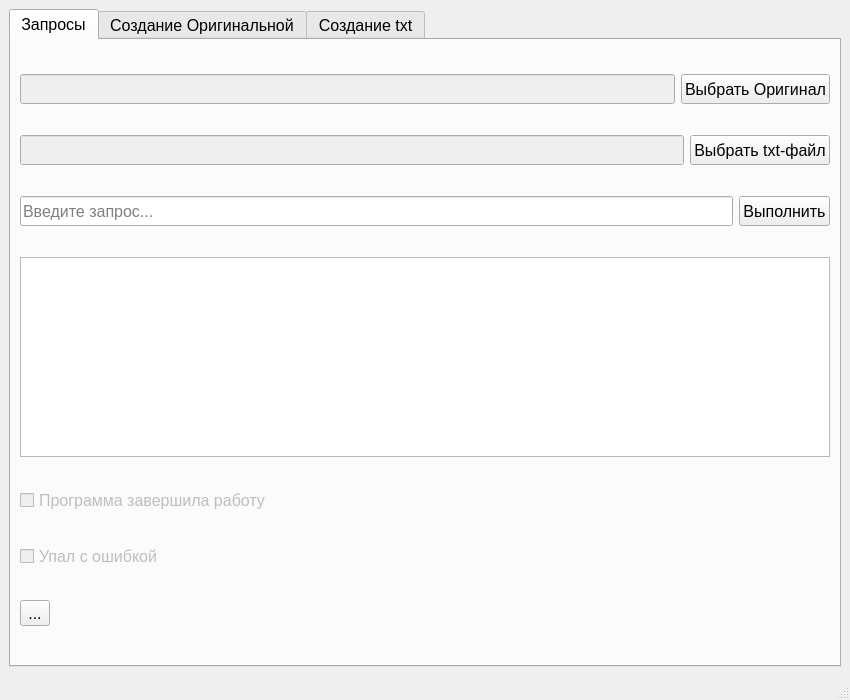
<?xml version="1.0" encoding="UTF-8"?>
<ui version="4.0">
 <class>MainWindow</class>
 <widget class="QMainWindow" name="MainWindow">
  <property name="geometry">
   <rect>
    <x>0</x>
    <y>0</y>
    <width>850</width>
    <height>700</height>
   </rect>
  </property>
  <property name="font">
   <font>
    <pointsize>12</pointsize>
   </font>
  </property>
  <property name="windowTitle">
   <string>Самое Лучшее Приложение</string>
  </property>
  <widget class="QWidget" name="centralwidget">
   <layout class="QHBoxLayout" name="horizontalLayout">
    <item>
     <widget class="QTabWidget" name="TabWidget">
      <property name="currentIndex">
       <number>0</number>
      </property>
      <widget class="QWidget" name="Requests">
       <attribute name="title">
        <string>Запросы</string>
       </attribute>
       <layout class="QVBoxLayout" name="verticalLayout_3">
        <item>
         <layout class="QHBoxLayout" name="horizontalLayout_8">
          <item>
           <widget class="QLineEdit" name="FilenameTxtRequest">
            <property name="enabled">
             <bool>false</bool>
            </property>
            <property name="minimumSize">
             <size>
              <width>120</width>
              <height>30</height>
             </size>
            </property>
           </widget>
          </item>
          <item>
           <widget class="QPushButton" name="BrowserTxtRequest">
            <property name="minimumSize">
             <size>
              <width>120</width>
              <height>30</height>
             </size>
            </property>
            <property name="maximumSize">
             <size>
              <width>16777215</width>
              <height>16777215</height>
             </size>
            </property>
            <property name="font">
             <font>
              <pointsize>12</pointsize>
             </font>
            </property>
            <property name="text">
             <string>Выбрать Оригинал</string>
            </property>
           </widget>
          </item>
         </layout>
        </item>
        <item>
         <layout class="QHBoxLayout" name="horizontalLayout_9">
          <item>
           <widget class="QLineEdit" name="FilenameTxtRequest1">
            <property name="enabled">
             <bool>false</bool>
            </property>
            <property name="minimumSize">
             <size>
              <width>120</width>
              <height>30</height>
             </size>
            </property>
           </widget>
          </item>
          <item>
           <widget class="QPushButton" name="BrowserTxtRequest1">
            <property name="minimumSize">
             <size>
              <width>120</width>
              <height>30</height>
             </size>
            </property>
            <property name="maximumSize">
             <size>
              <width>16777215</width>
              <height>16777215</height>
             </size>
            </property>
            <property name="text">
             <string>Выбрать txt-файл</string>
            </property>
           </widget>
          </item>
         </layout>
        </item>
        <item>
         <layout class="QHBoxLayout" name="horizontalLayout_5">
          <item>
           <widget class="QLineEdit" name="LineEditRequest">
            <property name="minimumSize">
             <size>
              <width>0</width>
              <height>30</height>
             </size>
            </property>
            <property name="text">
             <string/>
            </property>
            <property name="placeholderText">
             <string>Введите запрос...</string>
            </property>
           </widget>
          </item>
          <item>
           <widget class="QPushButton" name="ResultRequest">
            <property name="minimumSize">
             <size>
              <width>80</width>
              <height>30</height>
             </size>
            </property>
            <property name="maximumSize">
             <size>
              <width>120</width>
              <height>16777215</height>
             </size>
            </property>
            <property name="text">
             <string>Выполнить</string>
            </property>
           </widget>
          </item>
         </layout>
        </item>
        <item>
         <widget class="QTextBrowser" name="TextResult">
          <property name="maximumSize">
           <size>
            <width>16777215</width>
            <height>200</height>
           </size>
          </property>
          <property name="font">
           <font>
            <pointsize>16</pointsize>
           </font>
          </property>
          <property name="html">
           <string>&lt;!DOCTYPE HTML PUBLIC &quot;-//W3C//DTD HTML 4.0//EN&quot; &quot;http://www.w3.org/TR/REC-html40/strict.dtd&quot;&gt;
&lt;html&gt;&lt;head&gt;&lt;meta name=&quot;qrichtext&quot; content=&quot;1&quot; /&gt;&lt;style type=&quot;text/css&quot;&gt;
p, li { white-space: pre-wrap; }
&lt;/style&gt;&lt;/head&gt;&lt;body style=&quot; font-family:'MS Shell Dlg 2'; font-size:16pt; font-weight:400; font-style:normal;&quot;&gt;
&lt;p style=&quot;-qt-paragraph-type:empty; margin-top:0px; margin-bottom:0px; margin-left:0px; margin-right:0px; -qt-block-indent:0; text-indent:0px; font-size:12.25pt;&quot;&gt;&lt;br /&gt;&lt;/p&gt;&lt;/body&gt;&lt;/html&gt;</string>
          </property>
         </widget>
        </item>
        <item>
         <widget class="QCheckBox" name="CheckResultRequest">
          <property name="enabled">
           <bool>false</bool>
          </property>
          <property name="maximumSize">
           <size>
            <width>16777215</width>
            <height>16777215</height>
           </size>
          </property>
          <property name="text">
           <string>Программа завершила работу</string>
          </property>
         </widget>
        </item>
        <item>
         <widget class="QCheckBox" name="CheckFailRequest">
          <property name="enabled">
           <bool>false</bool>
          </property>
          <property name="text">
           <string>Упал с ошибкой</string>
          </property>
         </widget>
        </item>
        <item>
         <widget class="QToolButton" name="Button">
          <property name="text">
           <string>...</string>
          </property>
         </widget>
        </item>
       </layout>
      </widget>
      <widget class="QWidget" name="Origins">
       <attribute name="title">
        <string>Создание Оригинальной</string>
       </attribute>
       <layout class="QVBoxLayout" name="verticalLayout">
        <item>
         <layout class="QHBoxLayout" name="horizontalLayout_4">
          <item>
           <widget class="QLineEdit" name="FilenameJsonOrigin">
            <property name="enabled">
             <bool>false</bool>
            </property>
            <property name="minimumSize">
             <size>
              <width>120</width>
              <height>30</height>
             </size>
            </property>
            <property name="maximumSize">
             <size>
              <width>16777215</width>
              <height>16777215</height>
             </size>
            </property>
            <property name="mouseTracking">
             <bool>false</bool>
            </property>
            <property name="frame">
             <bool>true</bool>
            </property>
           </widget>
          </item>
          <item>
           <widget class="QPushButton" name="BrowserJsonOrigin">
            <property name="minimumSize">
             <size>
              <width>120</width>
              <height>30</height>
             </size>
            </property>
            <property name="maximumSize">
             <size>
              <width>16777215</width>
              <height>16777215</height>
             </size>
            </property>
            <property name="text">
             <string>Выбрать json-файл</string>
            </property>
           </widget>
          </item>
         </layout>
        </item>
        <item>
         <layout class="QHBoxLayout" name="horizontalLayout_2">
          <item>
           <widget class="QLineEdit" name="FilenameTxtOrigin">
            <property name="enabled">
             <bool>false</bool>
            </property>
            <property name="minimumSize">
             <size>
              <width>120</width>
              <height>30</height>
             </size>
            </property>
           </widget>
          </item>
          <item>
           <widget class="QPushButton" name="BrowserTxtOrigin">
            <property name="minimumSize">
             <size>
              <width>120</width>
              <height>30</height>
             </size>
            </property>
            <property name="maximumSize">
             <size>
              <width>16777215</width>
              <height>16777215</height>
             </size>
            </property>
            <property name="text">
             <string>Выбрать txt-файл</string>
            </property>
           </widget>
          </item>
         </layout>
        </item>
        <item>
         <layout class="QHBoxLayout" name="horizontalLayout_3">
          <item>
           <widget class="QLineEdit" name="NewNameOrigin">
            <property name="minimumSize">
             <size>
              <width>0</width>
              <height>30</height>
             </size>
            </property>
            <property name="text">
             <string/>
            </property>
            <property name="placeholderText">
             <string>Введите название для новго файла...</string>
            </property>
           </widget>
          </item>
          <item>
           <widget class="QPushButton" name="ResultOrigin">
            <property name="minimumSize">
             <size>
              <width>0</width>
              <height>30</height>
             </size>
            </property>
            <property name="maximumSize">
             <size>
              <width>16777215</width>
              <height>16777215</height>
             </size>
            </property>
            <property name="text">
             <string>Выполнить</string>
            </property>
            <property name="checkable">
             <bool>false</bool>
            </property>
           </widget>
          </item>
         </layout>
        </item>
        <item>
         <widget class="QCheckBox" name="CheckResultOrigin">
          <property name="enabled">
           <bool>false</bool>
          </property>
          <property name="maximumSize">
           <size>
            <width>16777215</width>
            <height>16777215</height>
           </size>
          </property>
          <property name="text">
           <string>Программа завершила работу</string>
          </property>
         </widget>
        </item>
        <item>
         <widget class="QCheckBox" name="CheckFailOrigin">
          <property name="enabled">
           <bool>false</bool>
          </property>
          <property name="text">
           <string>Упал с ошибкой</string>
          </property>
         </widget>
        </item>
       </layout>
      </widget>
      <widget class="QWidget" name="Exons">
       <attribute name="title">
        <string>Создание txt</string>
       </attribute>
       <layout class="QVBoxLayout" name="verticalLayout_2">
        <item>
         <layout class="QHBoxLayout" name="horizontalLayout_6">
          <item>
           <widget class="QLineEdit" name="FilenameTxtExon">
            <property name="enabled">
             <bool>false</bool>
            </property>
            <property name="minimumSize">
             <size>
              <width>120</width>
              <height>30</height>
             </size>
            </property>
           </widget>
          </item>
          <item>
           <widget class="QPushButton" name="BrowserTxtExon">
            <property name="minimumSize">
             <size>
              <width>120</width>
              <height>30</height>
             </size>
            </property>
            <property name="maximumSize">
             <size>
              <width>16777215</width>
              <height>16777215</height>
             </size>
            </property>
            <property name="text">
             <string>Выбрать txt-файл</string>
            </property>
           </widget>
          </item>
         </layout>
        </item>
        <item>
         <layout class="QHBoxLayout" name="horizontalLayout_7">
          <item>
           <layout class="QVBoxLayout" name="verticalLayout_4">
            <item>
             <widget class="QLineEdit" name="NewNameExon">
              <property name="minimumSize">
               <size>
                <width>0</width>
                <height>30</height>
               </size>
              </property>
              <property name="text">
               <string/>
              </property>
              <property name="placeholderText">
               <string>Введите название для новго файла...</string>
              </property>
             </widget>
            </item>
            <item>
             <widget class="QLineEdit" name="CountExon">
              <property name="minimumSize">
               <size>
                <width>0</width>
                <height>30</height>
               </size>
              </property>
              <property name="text">
               <string/>
              </property>
              <property name="placeholderText">
               <string>Введите количество лишних символов в начале...</string>
              </property>
             </widget>
            </item>
           </layout>
          </item>
          <item>
           <widget class="QPushButton" name="ResultExon">
            <property name="minimumSize">
             <size>
              <width>80</width>
              <height>30</height>
             </size>
            </property>
            <property name="maximumSize">
             <size>
              <width>16777215</width>
              <height>16777215</height>
             </size>
            </property>
            <property name="text">
             <string>Выполнить</string>
            </property>
            <property name="checkable">
             <bool>false</bool>
            </property>
           </widget>
          </item>
         </layout>
        </item>
        <item>
         <widget class="QCheckBox" name="CheckResultExon">
          <property name="enabled">
           <bool>false</bool>
          </property>
          <property name="maximumSize">
           <size>
            <width>200</width>
            <height>16777215</height>
           </size>
          </property>
          <property name="text">
           <string>Программа завершила работу</string>
          </property>
         </widget>
        </item>
        <item>
         <widget class="QCheckBox" name="CheckFailExon">
          <property name="enabled">
           <bool>false</bool>
          </property>
          <property name="text">
           <string>Упал с ошибкой</string>
          </property>
         </widget>
        </item>
       </layout>
      </widget>
     </widget>
    </item>
   </layout>
  </widget>
  <widget class="QStatusBar" name="statusbar"/>
 </widget>
 <resources/>
 <connections/>
</ui>
